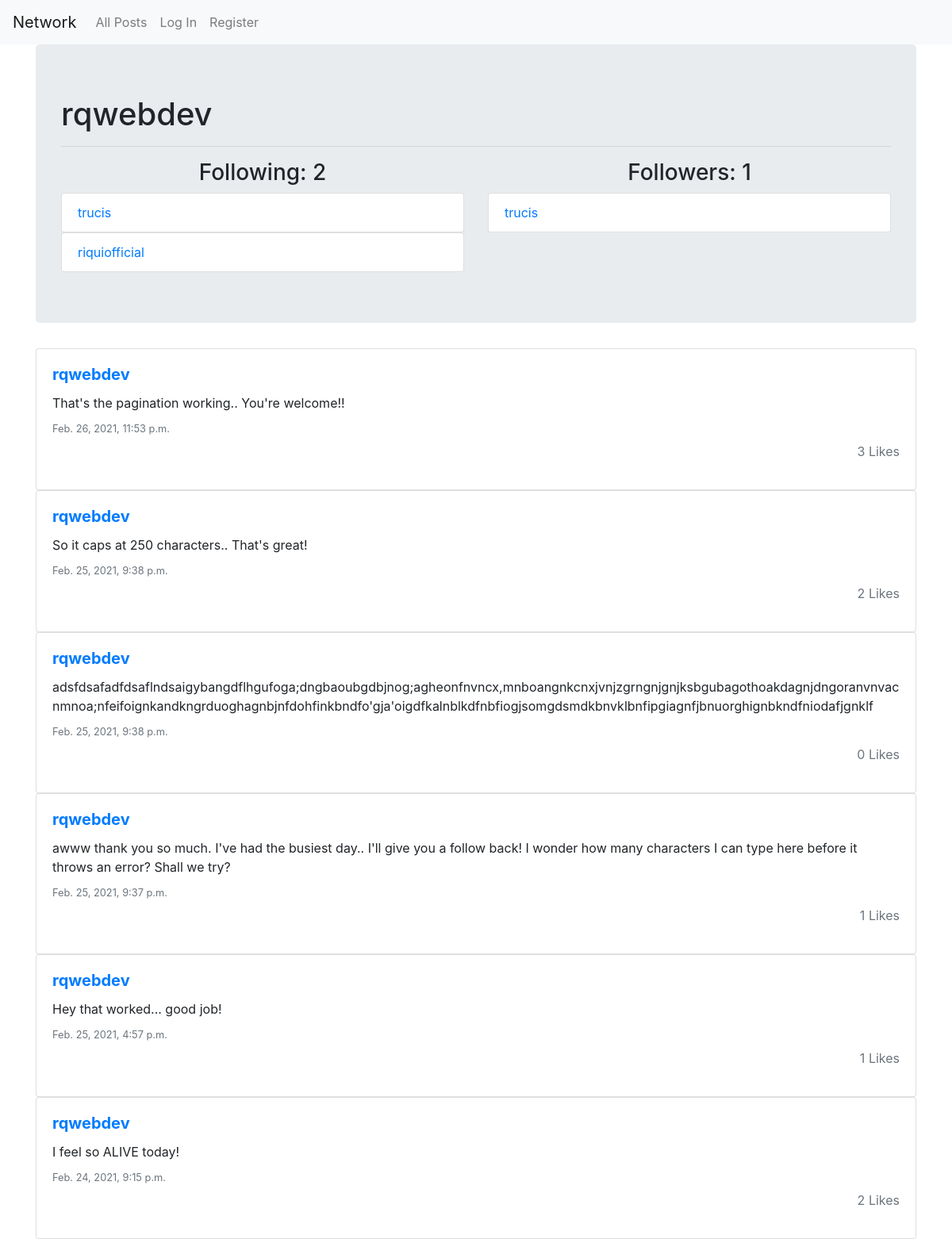
The page /profile/rqwebdev on the database its author committed.
### network/models.py (models this page shows, shortened)
class User(AbstractUser):
    following = models.ManyToManyField(
        "self", symmetrical=False, blank=True, default=None)
    def total_following(self):
        return self.following.count()

class Post(models.Model):
    author = models.ForeignKey(User, on_delete=models.CASCADE)
    content = models.CharField(max_length=250)
    date = models.DateTimeField(auto_now_add=True)
    likes = models.ManyToManyField(
        User, blank=True, default=None, related_name="post_likes")
    def total_likes(self):
        return self.likes.count()

### network/views.py (the view, shortened to what this page needs)
# urls.py: path("profile", views.profile, name="profile"),
def profile(request, user=False, follow=None):
    if user == False:
        user = request.user
    else:
        user = get_object_or_404(User, username=user)
    total_following = user.total_following()
    followers = User.objects.filter(following=user)
    total_followers = followers.count()
    own_profile = False
    already_following = False
    if user == request.user:
        own_profile = True
    elif request.user in followers:
        already_following = True
    posts = Post.objects.filter(author__exact=user)
    ordered_posts = posts.order_by("-date")
    return render(request, "network/profile.html", {"title": user.username, "user": user, "total_following": total_following, "total_followers": total_followers, "followers": followers, "posts": ordered_posts, "own_profile": own_profile, "already_following": already_following})

### network/templates/network/profile.html (shortened to what this page needs)
{% extends "network/layout.html" %}{% block title %}Social Network - {{title}}{%endblock%} {% block body %}
<div class="container">
  <div class="jumbotron">
    <h1>{{user.username}}
    </h1>
    <hr class="my-3" />
    <div class="row">
      <div class="col-6">
        <h3 class="text-center">Following: {{total_following}}</h3>
        <ul class="list-group">
          {% for follower in user.following.all %}
          <a href="/profile/{{follower}}"><li class="list-group-item">{{follower}}</li></a>
          {% endfor %}
        </ul>
      </div>
      <div class="col-6">
        <h3 class="text-center">Followers: {{total_followers}}</h3>
        <ul class="list-group">
          {% for follower in followers %}
          <a href="/profile/{{follower}}"><li class="list-group-item">{{follower}}</li></a>
          {% endfor %}
        </ul>
      </div>
    </div>
</div>
</div>
<div class="container">
      <div class="row">
            {% for post in posts %}
            <div class="container">
              <div class="card">
                <div class="card-body">
                    <a href="{% url 'user_profile' post.author %}"><h5 class="card-title"><strong>{{post.author}}</strong></h5></a>
                    <p class="card-text" id="card-text{{post.id}}">{{post.content}}</p>
                  <h6 class="card-subtitle mb-2 text-muted" id="date{{post.id}}">
                    <small>{{post.date}}</small>
                  </h6>
                  <p class="text-muted mt-0 text-right like{{post.id}}">{{post.total_likes}} Likes
                  </p>
                </div>
              </div>
            </div>
            {%endfor%}
    </div>
</div>
{% endblock %}

### rows shown on the page
User: username "rqwebdev"
User: username "trucis"
User: username "riquiofficial"
Post: author "rqwebdev", content "That's the pagination working.. You're welcome!!", date "Feb. 26, 2021, 11:53 p.m.", total_likes "3"
Post: author "rqwebdev", content "So it caps at 250 characters.. That's great!", date "Feb. 25, 2021, 9:38 p.m.", total_likes "2"
Post: author "rqwebdev", content "adsfdsafadfdsaflndsaigybangdflhgufoga;dngbaoubgdbjnog;agheonfnvncx,mnboangnkcnxjvnjzgrngnjgnjksbgubagothoakdagnjdngoranvnvacnmnoa;nfeifoignkandkngrduoghagnbjnfdohfinkbndfo'gja'oigdfkalnblkdfnbfiogjsomgdsmdkbnvklbnfipgiagnfjbnuorghignbkndfniodafjgnklf", date "Feb. 25, 2021, 9:38 p.m.", total_likes "0"
Post: author "rqwebdev", content "awww thank you so much. I've had the busiest day.. I'll give you a follow back! I wonder how many characters I can type here before it throws an error? Shall we try?", date "Feb. 25, 2021, 9:37 p.m.", total_likes "1"
Post: author "rqwebdev", content "Hey that worked... good job!", date "Feb. 25, 2021, 4:57 p.m.", total_likes "1"
Post: author "rqwebdev", content "I feel so ALIVE today!", date "Feb. 24, 2021, 9:15 p.m.", total_likes "2"

### other values the page prints
{{ total_following }} "2"
{{ total_followers }} "1"
